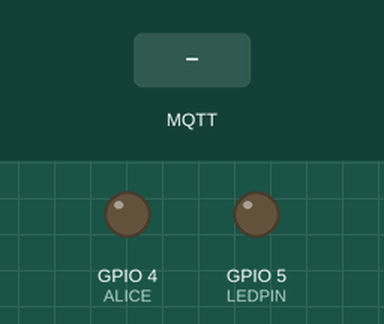
Simulated run of this sketch. Board: ESP8266 (NodeMCU). Parts: output pins drawn as LEDs (lit = HIGH). The inputs (shaded band) are chosen by the test bench. WiFi joins after 1.5 s; servers stay silent unless stated; no MQTT or app messages arrive unless stated; what the sketch prints to the serial monitor is not drawn.

Above: at 2.7 s.
2.8 s: MQTT message "1" arrives on the first subscribed topic
At 3.2 s:
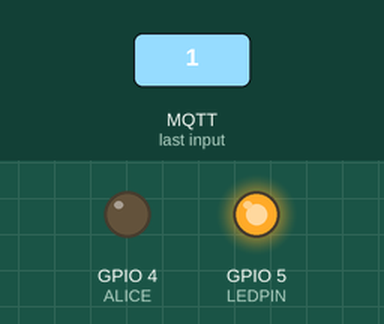
4.3 s: MQTT message "1" arrives on the second subscribed topic
At 5.5 s:
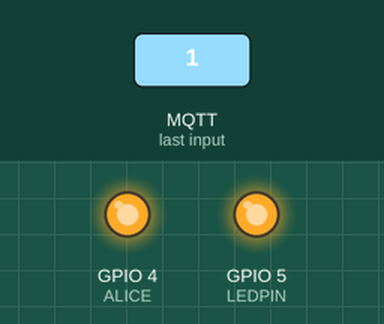
5.8 s: MQTT message "on" arrives on the first subscribed topic
At 6.7 s:
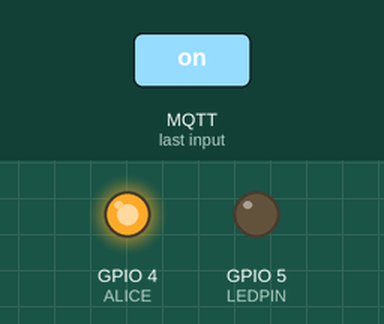
7.3 s: MQTT message "0" arrives on the second subscribed topic
At 7.8 s:
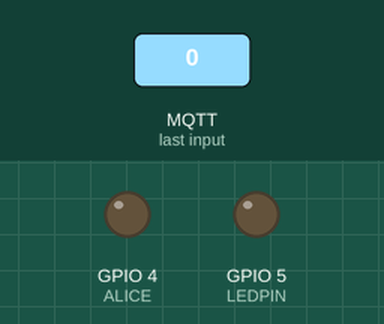
Timing chart, 0 to 9.8 s (numbered marks = the images above; inputs shaded):
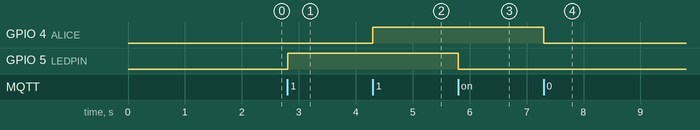

Measured:
- after the input at 2.8 s, GPIO 5 (LEDPIN): LOW → HIGH at once
- after the input at 4.3 s, GPIO 4 (ALICE): LOW → HIGH at once
- after the input at 5.8 s, GPIO 5 (LEDPIN): HIGH → LOW at once
- after the input at 7.3 s, GPIO 4 (ALICE): HIGH → LOW at once

The sketch:

ESP2.ino
```cpp
#include <ESP8266WiFi.h>
#include <PubSubClient.h>
#define LEDPIN 5
#define ALICE 4
// Update these with values suitable for your network.
/*
 * Ceuta
const char* ssid = "MOVISTAR_CAE0";
const char* password = "7RCCCNUb7CCK94734RN9";
const char* mqtt_server = "192.168.1.62";
*/
const char* ssid = "vodafoneAA1520";
const char* password = "PN4HmHsdzeMYRdFC";
const char* mqtt_server = "192.168.0.99";


WiFiClient espClient;
PubSubClient client(espClient);
long lastMsg = 0;
char msg[50];
int value = 0;

void setup() {
  pinMode(LEDPIN, OUTPUT);     // Initialize the BUILTIN_LED pin as an output
  pinMode(ALICE, OUTPUT);
  float humidity, temp_f;
  Serial.begin(115200);
  setup_wifi();
  client.setServer(mqtt_server, 1883);
  client.setCallback(callback);
}

void setup_wifi() {

  delay(10);
  // We start by connecting to a WiFi network
  Serial.println();
  Serial.print("Connecting to ");
  Serial.println(ssid);
  WiFi.begin(ssid, password);

  while (WiFi.status() != WL_CONNECTED) {
    delay(500);
    Serial.print(".");
  }

  Serial.println("");
  Serial.println("WiFi connected");
  Serial.println("IP address: ");
  Serial.println(WiFi.localIP());
}

void callback(char* topic, byte* payload, unsigned int length) {
  Serial.print("Message arrived [");
  Serial.print(topic);
  Serial.print("] ");
  if (strcmp(topic,"casa/habitacion/juanma/led")==0){
    Serial.print("Encendiendo led habitacion juanma");
    for (int i = 0; i < length; i++) {
      Serial.print((char)payload[i]);
    }
    Serial.println();
    if ((char)payload[0] == '1') {
      digitalWrite(LEDPIN, HIGH);   // Turn the LED on (Note that LOW is the voltage level
      // but actually the LED is on; this is because
      // it is acive low on the ESP-01)
    } else {
      digitalWrite(LEDPIN, LOW);  // Turn the LED off by making the voltage HIGH
    }
  }
    if (strcmp(topic,"casa/habitacion/alicia/led")==0){
      Serial.print("Encendiendo led habitacion alicia");
      for (int i = 0; i < length; i++) {
        Serial.print((char)payload[i]);
      }
      Serial.println();

      // Switch on the LED if an 1 was received as first character
      if ((char)payload[0] == '1') {
        digitalWrite(ALICE, HIGH);   // Turn the LED on (Note that LOW is the voltage level
        // but actually the LED is on; this is because
        // it is acive low on the ESP-01)
      } else {
        digitalWrite(ALICE, LOW);  // Turn the LED off by making the voltage HIGH
      }
    }
}

void reconnect() {
  // Loop until we're reconnected
  while (!client.connected()) {
    Serial.print("Attempting MQTT connection...");
    // Attempt to connect
    if (client.connect("ESP8266Client")) {
      Serial.println("connected");
      client.subscribe("casa/habitacion/juanma/led");
      client.subscribe("casa/habitacion/alicia/led");

    } else {
      Serial.print("failed, rc=");
      Serial.print(client.state());
      Serial.println(" try again in 5 seconds");
      // Wait 5 seconds before retrying
      delay(5000);
    }
  }
}

void loop() {

  if (!client.connected()) {
    reconnect();
  }
  client.loop();

}
```
